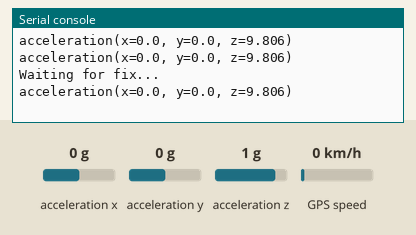
The program below on a simulated Raspberry Pi Pico running CircuitPython. Shown: the last lines printed to the serial console. The inputs (shaded band) are chosen by the test bench; at power-on: acceleration x 0 g, acceleration y 0 g, acceleration z 1 g, GPS speed 0 km/h. The GPS gets a fix after 3 s at 37.7749, -122.4194 with 8 satellites.

Above: at 1.2 s.
1.3 s: acceleration x set to -1.4 g
At 2.8 s:
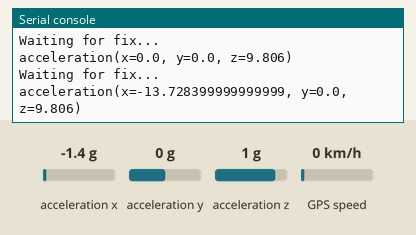
4.3 s: acceleration y set to -1.4 g
At 5.5 s:
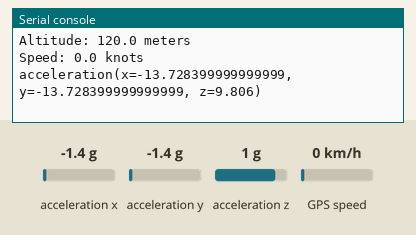
5.8 s: acceleration z set to -1.4 g
At 6.8 s:
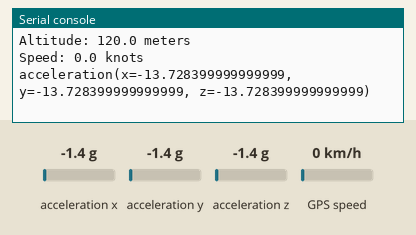
7.3 s: GPS speed set to 2 km/h
At 8.8 s:
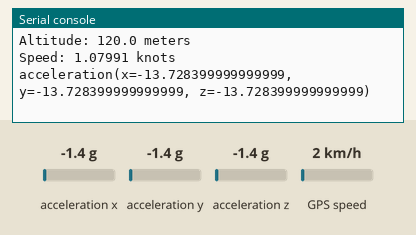

The program:

Pokemon.py
```python
#type: ignore
import time
import board
import busio
import adafruit_gps

import adafruit_mpu6050
import storage

uart = busio.UART(tx=board.GP4, rx=board.GP5, baudrate=9600, timeout=10)

gps = adafruit_gps.GPS(uart, debug=False)
gps.send_command(b"PMTK314,0,1,0,1,0,0,0,0,0,0,0,0,0,0,0,0,0,0,0")
gps.send_command(b"PMTK220,1000")
sda_pin=board.GP14
scl_pin=board.GP15
i2c = busio.I2C(scl_pin, sda_pin)
mpu = adafruit_mpu6050.MPU6050(i2c)
print(mpu.acceleration )


last_print = time.monotonic()

x_acceleration = []
y_acceleration = []
z_acceleration = []
gps_altitude = []
gps_speed = []


while True:
    gps.update()
    current = time.monotonic()
    print (mpu.acceleration)
    x_acceleration.append(mpu.acceleration[0])
    y_acceleration.append(mpu.acceleration[1])
    z_acceleration.append(mpu.acceleration[2])
    gps_altitude.append(gps.altitude_m)
    gps_speed.append(gps.speed_knots)
    #print(x_acceleration)
    time.sleep(1)
    if not gps.has_fix:
        # Try again if we don't have a fix yet.
        print("Waiting for fix...")
        continue
    if gps.altitude_m is not None:
            print("Altitude: {} meters".format(gps.altitude_m))
    if gps.speed_knots is not None:
            print("Speed: {} knots".format(gps.speed_knots))

        #print out datalease input valid coordinates (remember format x,y)") #u suck, fix it
```

Measured:
- after the input at 1.3 s, the serial console: prints a new line after 0.71 s (image 1)
- after the input at 4.3 s, the serial console: prints a new line after 0.72 s (image 2)
- after the input at 5.8 s, the serial console: prints a new line after 0.22 s (image 3)
- after the input at 7.3 s, the serial console: prints a new line after 0.72 s (image 4)
